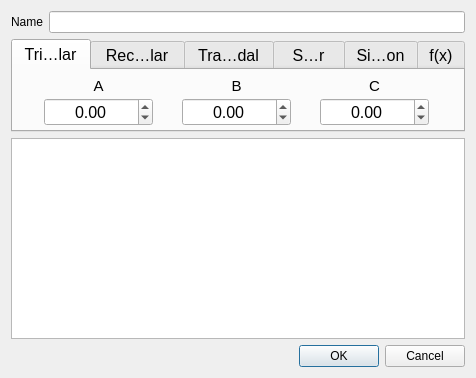
<?xml version="1.0" encoding="UTF-8"?>
<ui version="4.0">
 <class>LinguisticTerm</class>
 <widget class="QDialog" name="LinguisticTerm">
  <property name="geometry">
   <rect>
    <x>0</x>
    <y>0</y>
    <width>413</width>
    <height>378</height>
   </rect>
  </property>
  <property name="windowTitle">
   <string>Linguistic Term</string>
  </property>
  <layout class="QVBoxLayout" name="verticalLayout">
   <item>
    <layout class="QHBoxLayout" name="horizontalLayout_5">
     <item>
      <widget class="QLabel" name="lbl_name">
       <property name="text">
        <string>Name</string>
       </property>
      </widget>
     </item>
     <item>
      <widget class="QLineEdit" name="led_name"/>
     </item>
    </layout>
   </item>
   <item>
    <layout class="QVBoxLayout" name="verticalLayout_3">
     <item>
      <widget class="QTabWidget" name="tbw_lterms">
       <property name="sizePolicy">
        <sizepolicy hsizetype="Maximum" vsizetype="Maximum">
         <horstretch>0</horstretch>
         <verstretch>0</verstretch>
        </sizepolicy>
       </property>
       <property name="font">
        <font>
         <pointsize>12</pointsize>
        </font>
       </property>
       <property name="tabPosition">
        <enum>QTabWidget::North</enum>
       </property>
       <property name="tabShape">
        <enum>QTabWidget::Rounded</enum>
       </property>
       <property name="currentIndex">
        <number>0</number>
       </property>
       <property name="elideMode">
        <enum>Qt::ElideMiddle</enum>
       </property>
       <property name="usesScrollButtons">
        <bool>true</bool>
       </property>
       <property name="documentMode">
        <bool>false</bool>
       </property>
       <property name="tabsClosable">
        <bool>false</bool>
       </property>
       <property name="movable">
        <bool>false</bool>
       </property>
       <widget class="QWidget" name="tab">
        <attribute name="title">
         <string>Triangular</string>
        </attribute>
        <layout class="QVBoxLayout" name="verticalLayout_2">
         <property name="spacing">
          <number>2</number>
         </property>
         <property name="margin">
          <number>4</number>
         </property>
         <item>
          <layout class="QHBoxLayout" name="horizontalLayout_2">
           <property name="spacing">
            <number>2</number>
           </property>
           <property name="leftMargin">
            <number>0</number>
           </property>
           <property name="rightMargin">
            <number>0</number>
           </property>
           <item>
            <layout class="QVBoxLayout" name="verticalLayout_4">
             <property name="spacing">
              <number>0</number>
             </property>
             <item>
              <widget class="QLabel" name="lbl_triangular_a">
               <property name="font">
                <font>
                 <pointsize>11</pointsize>
                </font>
               </property>
               <property name="text">
                <string>A</string>
               </property>
               <property name="alignment">
                <set>Qt::AlignCenter</set>
               </property>
              </widget>
             </item>
             <item>
              <widget class="QDoubleSpinBox" name="dsx_triangular_a">
               <property name="sizePolicy">
                <sizepolicy hsizetype="Maximum" vsizetype="Fixed">
                 <horstretch>0</horstretch>
                 <verstretch>0</verstretch>
                </sizepolicy>
               </property>
               <property name="font">
                <font>
                 <pointsize>12</pointsize>
                </font>
               </property>
               <property name="alignment">
                <set>Qt::AlignCenter</set>
               </property>
               <property name="accelerated">
                <bool>true</bool>
               </property>
               <property name="minimum">
                <double>-999999999.000000000000000</double>
               </property>
               <property name="maximum">
                <double>999999999.000000000000000</double>
               </property>
               <property name="singleStep">
                <double>0.100000000000000</double>
               </property>
              </widget>
             </item>
            </layout>
           </item>
           <item>
            <layout class="QVBoxLayout" name="verticalLayout_5">
             <property name="spacing">
              <number>0</number>
             </property>
             <item>
              <widget class="QLabel" name="lbl_triangular_b">
               <property name="font">
                <font>
                 <pointsize>11</pointsize>
                </font>
               </property>
               <property name="text">
                <string>B</string>
               </property>
               <property name="alignment">
                <set>Qt::AlignCenter</set>
               </property>
              </widget>
             </item>
             <item>
              <widget class="QDoubleSpinBox" name="dsx_triangular_b">
               <property name="sizePolicy">
                <sizepolicy hsizetype="Maximum" vsizetype="Fixed">
                 <horstretch>0</horstretch>
                 <verstretch>0</verstretch>
                </sizepolicy>
               </property>
               <property name="font">
                <font>
                 <pointsize>12</pointsize>
                </font>
               </property>
               <property name="alignment">
                <set>Qt::AlignCenter</set>
               </property>
               <property name="accelerated">
                <bool>true</bool>
               </property>
               <property name="minimum">
                <double>-999999999.000000000000000</double>
               </property>
               <property name="maximum">
                <double>999999999.000000000000000</double>
               </property>
               <property name="singleStep">
                <double>0.100000000000000</double>
               </property>
              </widget>
             </item>
            </layout>
           </item>
           <item>
            <layout class="QVBoxLayout" name="verticalLayout_6">
             <property name="spacing">
              <number>0</number>
             </property>
             <item>
              <widget class="QLabel" name="lbl_triangular_c">
               <property name="font">
                <font>
                 <pointsize>11</pointsize>
                </font>
               </property>
               <property name="text">
                <string>C</string>
               </property>
               <property name="alignment">
                <set>Qt::AlignCenter</set>
               </property>
              </widget>
             </item>
             <item>
              <widget class="QDoubleSpinBox" name="dsx_triangular_c">
               <property name="sizePolicy">
                <sizepolicy hsizetype="Maximum" vsizetype="Fixed">
                 <horstretch>0</horstretch>
                 <verstretch>0</verstretch>
                </sizepolicy>
               </property>
               <property name="font">
                <font>
                 <pointsize>12</pointsize>
                </font>
               </property>
               <property name="alignment">
                <set>Qt::AlignCenter</set>
               </property>
               <property name="accelerated">
                <bool>true</bool>
               </property>
               <property name="minimum">
                <double>-999999999.000000000000000</double>
               </property>
               <property name="maximum">
                <double>999999999.000000000000000</double>
               </property>
               <property name="singleStep">
                <double>0.100000000000000</double>
               </property>
              </widget>
             </item>
            </layout>
           </item>
          </layout>
         </item>
        </layout>
       </widget>
       <widget class="QWidget" name="tab_4">
        <attribute name="title">
         <string>Rectangular</string>
        </attribute>
        <layout class="QHBoxLayout" name="horizontalLayout_6">
         <property name="spacing">
          <number>2</number>
         </property>
         <property name="margin">
          <number>4</number>
         </property>
         <item>
          <layout class="QVBoxLayout" name="verticalLayout_16">
           <property name="spacing">
            <number>0</number>
           </property>
           <item>
            <widget class="QLabel" name="lbl_rectangular_min">
             <property name="font">
              <font>
               <pointsize>11</pointsize>
              </font>
             </property>
             <property name="text">
              <string>Minimum</string>
             </property>
             <property name="alignment">
              <set>Qt::AlignCenter</set>
             </property>
            </widget>
           </item>
           <item>
            <widget class="QDoubleSpinBox" name="dsx_rectangular_min">
             <property name="sizePolicy">
              <sizepolicy hsizetype="Minimum" vsizetype="Fixed">
               <horstretch>0</horstretch>
               <verstretch>0</verstretch>
              </sizepolicy>
             </property>
             <property name="font">
              <font>
               <pointsize>12</pointsize>
              </font>
             </property>
             <property name="alignment">
              <set>Qt::AlignCenter</set>
             </property>
             <property name="accelerated">
              <bool>true</bool>
             </property>
             <property name="minimum">
              <double>-999999999.000000000000000</double>
             </property>
             <property name="maximum">
              <double>999999999.000000000000000</double>
             </property>
             <property name="singleStep">
              <double>0.100000000000000</double>
             </property>
            </widget>
           </item>
          </layout>
         </item>
         <item>
          <layout class="QVBoxLayout" name="verticalLayout_15">
           <property name="spacing">
            <number>0</number>
           </property>
           <item>
            <widget class="QLabel" name="lbl_rectangular_max">
             <property name="font">
              <font>
               <pointsize>11</pointsize>
              </font>
             </property>
             <property name="text">
              <string>Maximum</string>
             </property>
             <property name="alignment">
              <set>Qt::AlignCenter</set>
             </property>
            </widget>
           </item>
           <item>
            <widget class="QDoubleSpinBox" name="dsx_rectangular_max">
             <property name="sizePolicy">
              <sizepolicy hsizetype="Minimum" vsizetype="Fixed">
               <horstretch>0</horstretch>
               <verstretch>0</verstretch>
              </sizepolicy>
             </property>
             <property name="font">
              <font>
               <pointsize>12</pointsize>
              </font>
             </property>
             <property name="alignment">
              <set>Qt::AlignCenter</set>
             </property>
             <property name="accelerated">
              <bool>true</bool>
             </property>
             <property name="minimum">
              <double>-999999999.000000000000000</double>
             </property>
             <property name="maximum">
              <double>999999999.000000000000000</double>
             </property>
             <property name="singleStep">
              <double>0.100000000000000</double>
             </property>
            </widget>
           </item>
          </layout>
         </item>
        </layout>
       </widget>
       <widget class="QWidget" name="tab_2">
        <attribute name="title">
         <string>Trapezoidal</string>
        </attribute>
        <layout class="QHBoxLayout" name="horizontalLayout_4">
         <property name="spacing">
          <number>2</number>
         </property>
         <property name="margin">
          <number>4</number>
         </property>
         <item>
          <layout class="QHBoxLayout" name="horizontalLayout_3">
           <property name="spacing">
            <number>2</number>
           </property>
           <property name="leftMargin">
            <number>0</number>
           </property>
           <property name="rightMargin">
            <number>0</number>
           </property>
           <item>
            <layout class="QVBoxLayout" name="verticalLayout_7">
             <property name="spacing">
              <number>0</number>
             </property>
             <item>
              <widget class="QLabel" name="lbl_trapezoidal_a">
               <property name="font">
                <font>
                 <pointsize>11</pointsize>
                </font>
               </property>
               <property name="text">
                <string>A</string>
               </property>
               <property name="alignment">
                <set>Qt::AlignCenter</set>
               </property>
              </widget>
             </item>
             <item>
              <widget class="QDoubleSpinBox" name="dsx_trapezoidal_a">
               <property name="sizePolicy">
                <sizepolicy hsizetype="Maximum" vsizetype="Fixed">
                 <horstretch>0</horstretch>
                 <verstretch>0</verstretch>
                </sizepolicy>
               </property>
               <property name="font">
                <font>
                 <pointsize>12</pointsize>
                </font>
               </property>
               <property name="alignment">
                <set>Qt::AlignCenter</set>
               </property>
               <property name="accelerated">
                <bool>true</bool>
               </property>
               <property name="minimum">
                <double>-999999999.000000000000000</double>
               </property>
               <property name="maximum">
                <double>999999999.000000000000000</double>
               </property>
               <property name="singleStep">
                <double>0.100000000000000</double>
               </property>
              </widget>
             </item>
            </layout>
           </item>
           <item>
            <layout class="QVBoxLayout" name="verticalLayout_8">
             <property name="spacing">
              <number>0</number>
             </property>
             <item>
              <widget class="QLabel" name="lbl_trapezoidal_b">
               <property name="font">
                <font>
                 <pointsize>11</pointsize>
                </font>
               </property>
               <property name="text">
                <string>B</string>
               </property>
               <property name="alignment">
                <set>Qt::AlignCenter</set>
               </property>
              </widget>
             </item>
             <item>
              <widget class="QDoubleSpinBox" name="dsx_trapezoidal_b">
               <property name="sizePolicy">
                <sizepolicy hsizetype="Maximum" vsizetype="Fixed">
                 <horstretch>0</horstretch>
                 <verstretch>0</verstretch>
                </sizepolicy>
               </property>
               <property name="font">
                <font>
                 <pointsize>12</pointsize>
                </font>
               </property>
               <property name="alignment">
                <set>Qt::AlignCenter</set>
               </property>
               <property name="accelerated">
                <bool>true</bool>
               </property>
               <property name="minimum">
                <double>-999999999.000000000000000</double>
               </property>
               <property name="maximum">
                <double>999999999.000000000000000</double>
               </property>
               <property name="singleStep">
                <double>0.100000000000000</double>
               </property>
              </widget>
             </item>
            </layout>
           </item>
           <item>
            <layout class="QVBoxLayout" name="verticalLayout_10">
             <property name="spacing">
              <number>0</number>
             </property>
             <item>
              <widget class="QLabel" name="lbl_trapezoidal_c">
               <property name="font">
                <font>
                 <pointsize>11</pointsize>
                </font>
               </property>
               <property name="text">
                <string>C</string>
               </property>
               <property name="alignment">
                <set>Qt::AlignCenter</set>
               </property>
              </widget>
             </item>
             <item>
              <widget class="QDoubleSpinBox" name="dsx_trapezoidal_c">
               <property name="sizePolicy">
                <sizepolicy hsizetype="Maximum" vsizetype="Fixed">
                 <horstretch>0</horstretch>
                 <verstretch>0</verstretch>
                </sizepolicy>
               </property>
               <property name="font">
                <font>
                 <pointsize>12</pointsize>
                </font>
               </property>
               <property name="alignment">
                <set>Qt::AlignCenter</set>
               </property>
               <property name="accelerated">
                <bool>true</bool>
               </property>
               <property name="minimum">
                <double>-999999999.000000000000000</double>
               </property>
               <property name="maximum">
                <double>999999999.000000000000000</double>
               </property>
               <property name="singleStep">
                <double>0.100000000000000</double>
               </property>
              </widget>
             </item>
            </layout>
           </item>
           <item>
            <layout class="QVBoxLayout" name="verticalLayout_9">
             <property name="spacing">
              <number>0</number>
             </property>
             <item>
              <widget class="QLabel" name="lbl_trapezoidal_d">
               <property name="font">
                <font>
                 <pointsize>11</pointsize>
                </font>
               </property>
               <property name="text">
                <string>D</string>
               </property>
               <property name="alignment">
                <set>Qt::AlignCenter</set>
               </property>
              </widget>
             </item>
             <item>
              <widget class="QDoubleSpinBox" name="dsx_trapezoidal_d">
               <property name="sizePolicy">
                <sizepolicy hsizetype="Maximum" vsizetype="Fixed">
                 <horstretch>0</horstretch>
                 <verstretch>0</verstretch>
                </sizepolicy>
               </property>
               <property name="font">
                <font>
                 <pointsize>12</pointsize>
                </font>
               </property>
               <property name="alignment">
                <set>Qt::AlignCenter</set>
               </property>
               <property name="accelerated">
                <bool>true</bool>
               </property>
               <property name="minimum">
                <double>-999999999.000000000000000</double>
               </property>
               <property name="maximum">
                <double>999999999.000000000000000</double>
               </property>
               <property name="singleStep">
                <double>0.100000000000000</double>
               </property>
              </widget>
             </item>
            </layout>
           </item>
          </layout>
         </item>
        </layout>
       </widget>
       <widget class="QWidget" name="tab_3">
        <attribute name="title">
         <string>Shoulder</string>
        </attribute>
        <layout class="QHBoxLayout" name="horizontalLayout">
         <property name="spacing">
          <number>2</number>
         </property>
         <property name="margin">
          <number>4</number>
         </property>
         <item>
          <layout class="QVBoxLayout" name="verticalLayout_13">
           <item>
            <widget class="QRadioButton" name="rbt_shoulder_left">
             <property name="font">
              <font>
               <pointsize>11</pointsize>
              </font>
             </property>
             <property name="text">
              <string>Left</string>
             </property>
             <property name="checked">
              <bool>true</bool>
             </property>
            </widget>
           </item>
           <item>
            <widget class="QRadioButton" name="rbt_shoulder_right">
             <property name="font">
              <font>
               <pointsize>11</pointsize>
              </font>
             </property>
             <property name="text">
              <string>Right</string>
             </property>
            </widget>
           </item>
          </layout>
         </item>
         <item>
          <layout class="QVBoxLayout" name="verticalLayout_12">
           <property name="spacing">
            <number>0</number>
           </property>
           <item>
            <widget class="QLabel" name="lbl_shoulder_min">
             <property name="font">
              <font>
               <pointsize>11</pointsize>
              </font>
             </property>
             <property name="text">
              <string>Min</string>
             </property>
             <property name="alignment">
              <set>Qt::AlignCenter</set>
             </property>
            </widget>
           </item>
           <item>
            <widget class="QDoubleSpinBox" name="dsx_shoulder_min">
             <property name="sizePolicy">
              <sizepolicy hsizetype="Maximum" vsizetype="Fixed">
               <horstretch>0</horstretch>
               <verstretch>0</verstretch>
              </sizepolicy>
             </property>
             <property name="font">
              <font>
               <pointsize>12</pointsize>
              </font>
             </property>
             <property name="alignment">
              <set>Qt::AlignCenter</set>
             </property>
             <property name="accelerated">
              <bool>true</bool>
             </property>
             <property name="minimum">
              <double>-999999999.000000000000000</double>
             </property>
             <property name="maximum">
              <double>999999999.000000000000000</double>
             </property>
             <property name="singleStep">
              <double>0.100000000000000</double>
             </property>
            </widget>
           </item>
          </layout>
         </item>
         <item>
          <layout class="QVBoxLayout" name="verticalLayout_11">
           <property name="spacing">
            <number>0</number>
           </property>
           <item>
            <widget class="QLabel" name="lbl_shoulder_max">
             <property name="font">
              <font>
               <pointsize>11</pointsize>
              </font>
             </property>
             <property name="text">
              <string>Max</string>
             </property>
             <property name="alignment">
              <set>Qt::AlignCenter</set>
             </property>
            </widget>
           </item>
           <item>
            <widget class="QDoubleSpinBox" name="dsx_shoulder_max">
             <property name="sizePolicy">
              <sizepolicy hsizetype="Maximum" vsizetype="Fixed">
               <horstretch>0</horstretch>
               <verstretch>0</verstretch>
              </sizepolicy>
             </property>
             <property name="font">
              <font>
               <pointsize>12</pointsize>
              </font>
             </property>
             <property name="alignment">
              <set>Qt::AlignCenter</set>
             </property>
             <property name="accelerated">
              <bool>true</bool>
             </property>
             <property name="minimum">
              <double>-999999999.000000000000000</double>
             </property>
             <property name="maximum">
              <double>999999999.000000000000000</double>
             </property>
             <property name="singleStep">
              <double>0.100000000000000</double>
             </property>
            </widget>
           </item>
          </layout>
         </item>
        </layout>
       </widget>
       <widget class="QWidget" name="tab_5">
        <attribute name="title">
         <string>Singleton</string>
        </attribute>
        <layout class="QHBoxLayout" name="horizontalLayout_7">
         <property name="spacing">
          <number>2</number>
         </property>
         <property name="margin">
          <number>4</number>
         </property>
         <item>
          <spacer name="horizontalSpacer">
           <property name="orientation">
            <enum>Qt::Horizontal</enum>
           </property>
           <property name="sizeHint" stdset="0">
            <size>
             <width>40</width>
             <height>20</height>
            </size>
           </property>
          </spacer>
         </item>
         <item>
          <layout class="QVBoxLayout" name="verticalLayout_14">
           <property name="spacing">
            <number>0</number>
           </property>
           <item>
            <widget class="QLabel" name="lbl_singleton_value">
             <property name="sizePolicy">
              <sizepolicy hsizetype="Minimum" vsizetype="Preferred">
               <horstretch>0</horstretch>
               <verstretch>0</verstretch>
              </sizepolicy>
             </property>
             <property name="font">
              <font>
               <pointsize>11</pointsize>
              </font>
             </property>
             <property name="text">
              <string>Value</string>
             </property>
             <property name="alignment">
              <set>Qt::AlignCenter</set>
             </property>
            </widget>
           </item>
           <item>
            <widget class="QDoubleSpinBox" name="dsx_singleton_value">
             <property name="sizePolicy">
              <sizepolicy hsizetype="Minimum" vsizetype="Fixed">
               <horstretch>0</horstretch>
               <verstretch>0</verstretch>
              </sizepolicy>
             </property>
             <property name="alignment">
              <set>Qt::AlignCenter</set>
             </property>
             <property name="minimum">
              <double>-999999999.000000000000000</double>
             </property>
             <property name="maximum">
              <double>999999999.000000000000000</double>
             </property>
             <property name="singleStep">
              <double>0.100000000000000</double>
             </property>
            </widget>
           </item>
          </layout>
         </item>
         <item>
          <spacer name="horizontalSpacer_2">
           <property name="orientation">
            <enum>Qt::Horizontal</enum>
           </property>
           <property name="sizeHint" stdset="0">
            <size>
             <width>40</width>
             <height>20</height>
            </size>
           </property>
          </spacer>
         </item>
        </layout>
       </widget>
       <widget class="QWidget" name="tab_6">
        <attribute name="title">
         <string>f(x)</string>
        </attribute>
        <layout class="QHBoxLayout" name="horizontalLayout_9">
         <property name="margin">
          <number>0</number>
         </property>
         <item>
          <layout class="QHBoxLayout" name="horizontalLayout_8">
           <property name="spacing">
            <number>0</number>
           </property>
           <property name="leftMargin">
            <number>0</number>
           </property>
           <item>
            <widget class="QLabel" name="lbl_fx">
             <property name="font">
              <font>
               <pointsize>11</pointsize>
              </font>
             </property>
             <property name="text">
              <string>f(x)=</string>
             </property>
            </widget>
           </item>
           <item>
            <widget class="QLineEdit" name="led_fx"/>
           </item>
          </layout>
         </item>
         <item>
          <layout class="QVBoxLayout" name="verticalLayout_17">
           <property name="spacing">
            <number>0</number>
           </property>
           <item>
            <widget class="QLabel" name="lbl_fx_min">
             <property name="font">
              <font>
               <pointsize>11</pointsize>
              </font>
             </property>
             <property name="text">
              <string>Min</string>
             </property>
             <property name="alignment">
              <set>Qt::AlignCenter</set>
             </property>
            </widget>
           </item>
           <item>
            <widget class="QDoubleSpinBox" name="dsx_fx_min">
             <property name="sizePolicy">
              <sizepolicy hsizetype="Maximum" vsizetype="Fixed">
               <horstretch>0</horstretch>
               <verstretch>0</verstretch>
              </sizepolicy>
             </property>
             <property name="font">
              <font>
               <pointsize>12</pointsize>
              </font>
             </property>
             <property name="alignment">
              <set>Qt::AlignCenter</set>
             </property>
             <property name="accelerated">
              <bool>true</bool>
             </property>
             <property name="minimum">
              <double>-999999999.000000000000000</double>
             </property>
             <property name="maximum">
              <double>999999999.000000000000000</double>
             </property>
             <property name="singleStep">
              <double>0.100000000000000</double>
             </property>
            </widget>
           </item>
          </layout>
         </item>
         <item>
          <layout class="QVBoxLayout" name="verticalLayout_18">
           <property name="spacing">
            <number>0</number>
           </property>
           <item>
            <widget class="QLabel" name="lbl_fx_max">
             <property name="font">
              <font>
               <pointsize>11</pointsize>
              </font>
             </property>
             <property name="text">
              <string>Max</string>
             </property>
             <property name="alignment">
              <set>Qt::AlignCenter</set>
             </property>
            </widget>
           </item>
           <item>
            <widget class="QDoubleSpinBox" name="dsx_fx_max">
             <property name="sizePolicy">
              <sizepolicy hsizetype="Maximum" vsizetype="Fixed">
               <horstretch>0</horstretch>
               <verstretch>0</verstretch>
              </sizepolicy>
             </property>
             <property name="font">
              <font>
               <pointsize>12</pointsize>
              </font>
             </property>
             <property name="alignment">
              <set>Qt::AlignCenter</set>
             </property>
             <property name="accelerated">
              <bool>true</bool>
             </property>
             <property name="minimum">
              <double>-999999999.000000000000000</double>
             </property>
             <property name="maximum">
              <double>999999999.000000000000000</double>
             </property>
             <property name="singleStep">
              <double>0.100000000000000</double>
             </property>
            </widget>
           </item>
          </layout>
         </item>
        </layout>
       </widget>
      </widget>
     </item>
    </layout>
   </item>
   <item>
    <widget class="fl_gui::GuiCanvas" name="gvw_canvas">
     <property name="verticalScrollBarPolicy">
      <enum>Qt::ScrollBarAlwaysOff</enum>
     </property>
     <property name="horizontalScrollBarPolicy">
      <enum>Qt::ScrollBarAlwaysOff</enum>
     </property>
    </widget>
   </item>
   <item>
    <widget class="QDialogButtonBox" name="buttonBox">
     <property name="orientation">
      <enum>Qt::Horizontal</enum>
     </property>
     <property name="standardButtons">
      <set>QDialogButtonBox::Cancel|QDialogButtonBox::Ok</set>
     </property>
    </widget>
   </item>
  </layout>
 </widget>
 <customwidgets>
  <customwidget>
   <class>fl_gui::GuiCanvas</class>
   <extends>QGraphicsView</extends>
   <header>gui/GuiCanvas.h</header>
  </customwidget>
 </customwidgets>
 <resources>
  <include location="resources.qrc"/>
 </resources>
 <connections>
  <connection>
   <sender>buttonBox</sender>
   <signal>accepted()</signal>
   <receiver>LinguisticTerm</receiver>
   <slot>accept()</slot>
   <hints>
    <hint type="sourcelabel">
     <x>248</x>
     <y>254</y>
    </hint>
    <hint type="destinationlabel">
     <x>157</x>
     <y>274</y>
    </hint>
   </hints>
  </connection>
  <connection>
   <sender>buttonBox</sender>
   <signal>rejected()</signal>
   <receiver>LinguisticTerm</receiver>
   <slot>reject()</slot>
   <hints>
    <hint type="sourcelabel">
     <x>316</x>
     <y>260</y>
    </hint>
    <hint type="destinationlabel">
     <x>286</x>
     <y>274</y>
    </hint>
   </hints>
  </connection>
 </connections>
</ui>
